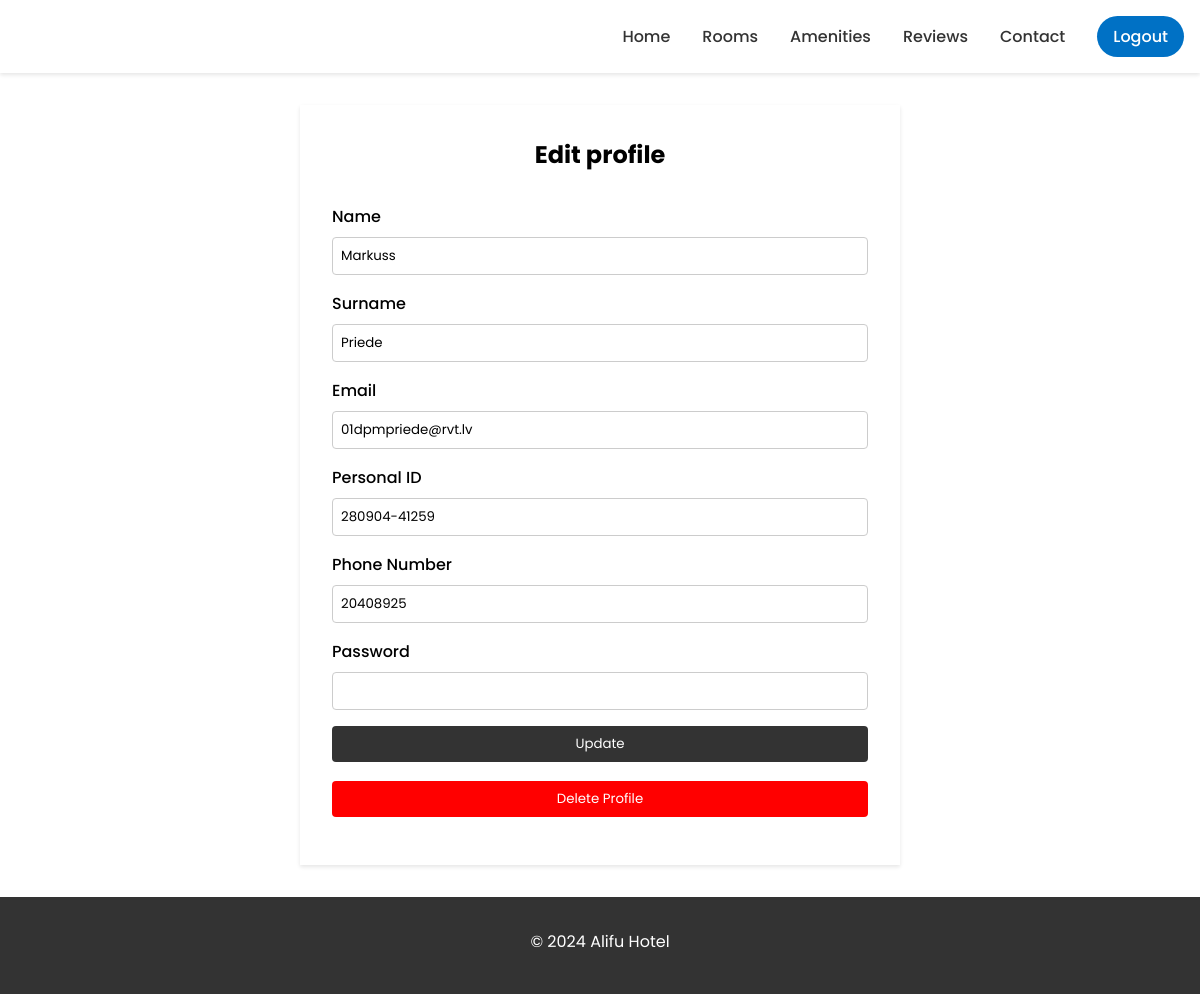
/profile.php (signed in), run on the app's committed database.
### tables this page shows
CREATE TABLE `users` (
  `id` int(11) UNSIGNED NOT NULL,
  `name` varchar(255) NOT NULL,
  `surname` varchar(255) NOT NULL,
  `email` varchar(255) NOT NULL,
  `personal_id` char(12) NOT NULL,
  `phone_number` varchar(20) NOT NULL,
  `password` varchar(200) NOT NULL,
  `total_reservations` int(11) UNSIGNED DEFAULT 0,
  `administrator` tinyint(1) DEFAULT 0,
  `created_at` timestamp NOT NULL DEFAULT current_timestamp(),
  `updated_at` timestamp NOT NULL DEFAULT current_timestamp() ON UPDATE current_timestamp()
);

### profile.php (the view, shortened to what this page needs)
<?php
require_once('db_connection.php');
?>
<!DOCTYPE html>
<html lang="en">
  <head>
    <link rel="stylesheet" href="css/profile.css">
  </head>
  <body>
    <header>
      <nav>
        <ul>
          <li><a href="index.php">Home</a></li>
          <li><a href="#">Rooms</a></li>
          <li><a href="#">Amenities</a></li>
          <li><a href="#">Reviews</a></li>
          <li><a href="#">Contact</a></li>
          <a href="backend/logout.php" class="loginregisterbutton">Logout</a>
        </ul>
      </nav>
    </header>
    <main>
      <section class="profile">
        <h2>Edit profile</h2>
        <?php
          $query = "SELECT * FROM users WHERE id = ".$_SESSION['user_id'];
          $result = mysqli_query($conn, $query);
          $row = mysqli_fetch_assoc($result);
        ?>
        <form action="profile.php" method="POST">
          <div class="form-group">
            <label for="name">Name</label>
            <input type="text" name="name" id="name" value="<?php echo $row['name']; ?>" required>
          </div>
          <div class="form-group">
            <label for="surname">Surname</label>
            <input type="text" name="surname" id="surname" value="<?php echo $row['surname']; ?>" required>
          </div>
          <div class="form-group">
            <label for="email">Email</label>
            <input type="email" name="email" id="email" value="<?php echo $row['email']; ?>" required>
          </div>
          <div class="form-group">
            <label for="personal_id">Personal ID</label>
            <input type="text" name="personal_id" id="personal_id" value="<?php echo $row['personal_id']; ?>" required>
          </div>
          <div class="form-group">
            <label for="phone_number">Phone Number</label>
            <input type="text" name="phone_number" id="phone_number" value="<?php echo $row['phone_number']; ?>" required>
          </div>
          <div class="form-group">
            <label for="password">Password</label>
            <input type="password" name="password" id="password" required>
          </div>
          <button type="submit" name="update">Update</button>
          <button type="submit" name="delete" id="buttondelete">Delete Profile</button>
        </form>
      </section>
    </main>
    <footer>
      <p>&copy; 2024 Alifu Hotel</p>
    </footer>
  </body>
</html>

### css/profile.css (style rules this page uses)
* { margin: 0; padding: 0; box-sizing: border-box; font-family: "Poppins", sans-serif; }
a { color: #333; text-decoration: none; }
ul { list-style: none; }
header { background-color: #fff; padding: 1rem; box-shadow: 0 2px 4px rgba(0, 0, 0, 0.1); }
nav ul { display: flex; justify-content: flex-end; align-items: center; }
nav ul li { margin-right: 2rem; }
.loginregisterbutton { background-color: #0071c5; color: #fff; padding: 0.5rem 1rem; border-radius: 2rem; transition: background-color 0.3s ease; text-decoration: none; font-weight: 500; }
nav ul li a { font-weight: 500; }
main { max-width: 600px; margin: 2rem auto; padding: 2rem; background-color: #fff; box-shadow: 0 2px 4px rgba(0, 0, 0, 0.1); }
h2 { margin-bottom: 2rem; text-align: center; }
label { display: block; font-weight: 500; margin-bottom: 0.5rem; }
input[type="email"], input[type="password"], input[type="text"] { padding: 0.5rem; border: 1px solid #ccc; border-radius: 4px; margin-bottom: 1rem; width: 100%; }
button { padding: 0.5rem 1rem; background-color: #333; color: #fff; border: none; border-radius: 4px; cursor: pointer; margin-bottom: 1rem; width: 100%; }
.profile { display: block; }
footer { background-color: #333; color: #fff; padding: 2rem; text-align: center; }
footer p { margin-bottom: 0.5rem; }
#buttondelete { background-color: red; color: #fff; border: none; border-radius: 4px; cursor: pointer; margin-bottom: 1rem; width: 100%; padding: 0.5rem 1rem; margin-top: 0.2rem; margin-bottom: 1rem; margin-left: auto; margin-right: auto; }

### data on the page
users: name "Markuss", surname "Priede", email "01dpmpriede@rvt.lv", personal_id "280904-41259", phone_number "20408925"
